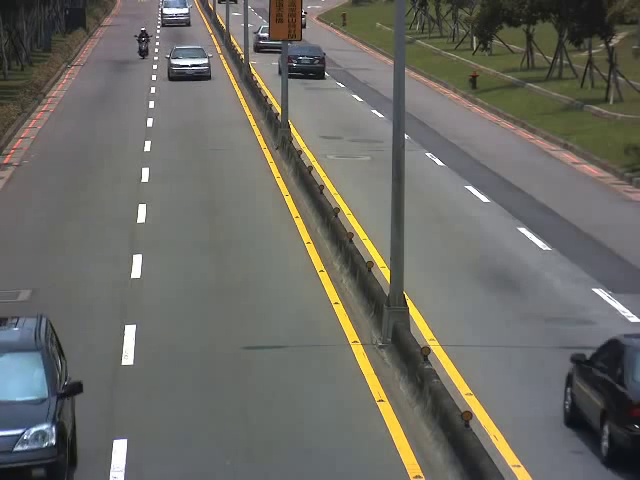
#> input picture frame 49 of traffic.avi, 640 x 480 px, given in place of video.mp4, which was not available
$ python main.py
#> lines starting #> are read from the running program, lines starting #| are printed output that depends on the picture; pictures that were not available may be replaced by others from this repository, and a replacement may not be noted
import cv2
import numpy as np
#import time
import vehicles

cap=cv2.VideoCapture("video.mp4")

fgbg=cv2.createBackgroundSubtractorMOG2()
kernalOp = np.ones((3,3),np.uint8)
kernalOp2 = np.ones((5,5),np.uint8)
kernalCl = np.ones((11,11),np.uint8)

font = cv2.FONT_HERSHEY_SIMPLEX
cars = []
max_p_age = 5
pid = 1
cnt_up=0
cnt_down=0
line_up=400
line_down=250
up_limit=230
down_limit=int(4.5*(500/5))


while(cap.isOpened()):
    ret,frame=cap.read()
#> frame is the input picture: shape (480, 640, 3); mean B, G, R 100.7, 106.6, 107.3
    frame=cv2.resize(frame,(800,500))
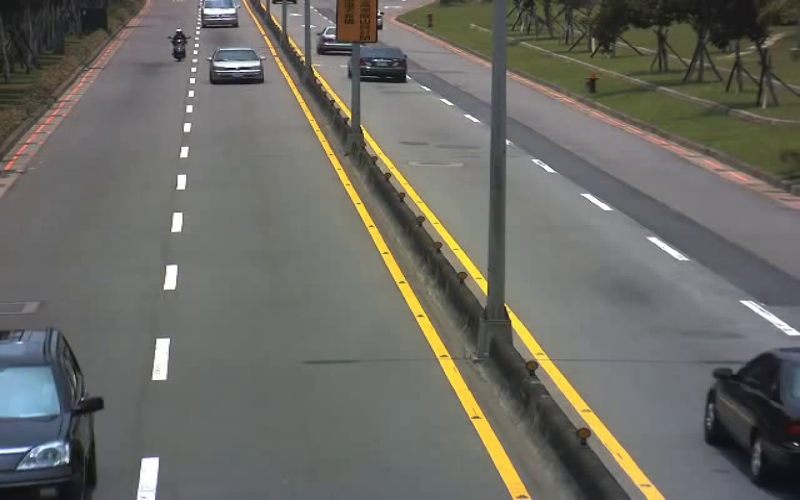
#> frame: shape (500, 800, 3); mean B, G, R 100.6, 106.5, 107.2
    for i in cars:
        i.age_one()
    fgmask=fgbg.apply(frame)
#> fgmask: shape (500, 800); every value is 127


    if ret==True:
        ret,imBin=cv2.threshold(fgmask,200,255,cv2.THRESH_BINARY)
#> imBin: shape (500, 800); every value is 0
        mask = cv2.morphologyEx(imBin, cv2.MORPH_OPEN, kernalOp) #Opening :E->D
        mask = cv2.morphologyEx(mask, cv2.MORPH_CLOSE, kernalCl) #Closing :D->E

        (contours0,hierarchy)=cv2.findContours(mask,cv2.RETR_EXTERNAL,cv2.CHAIN_APPROX_NONE) #Contour Extraction
#> contours0 = []
        for cnt in contours0:
            area=cv2.contourArea(cnt)

            if area>300:
                m=cv2.moments(cnt)

                cx=int(m['m10']/m['m00'])
                cy=int(m['m01']/m['m00'])
                x,y,w,h=cv2.boundingRect(cnt)


                new=True
                if cy in range(up_limit,down_limit):
                    for i in cars:
                        if abs(x - i.getX()) <= w and abs(y - i.getY()) <= h:
                            new = False
                            i.updateCoords(cx, cy)

                            if i.going_UP(line_down,line_up)==True:
                                cnt_up+=1
                                img=cv2.rectangle(frame,(x,y),(x+w,y+h),(0,255,0),2)
                                cv2.imwrite("./detected_vehicles/vehicleUP" + str(cnt_up) + ".png", img[y:y + h - 1, x:x+w])


                            elif i.going_DOWN(line_down,line_up)==True:
                                cnt_down+=1
                                img=cv2.rectangle(frame,(x,y),(x+w,y+h),(0,255,0),2)
                                cv2.imwrite("./detected_vehicles/vehicleDOWN" + str(cnt_down) + ".png", img[y:y + h - 1, x:x+w])


                            break
                        if i.getState()=='1':
                            if i.getDir()=='down'and i.getY()>down_limit:
                                i.setDone()
                            elif i.getDir()=='up'and i.getY()<up_limit:
                                i.setDone()
                        if i.timedOut():
                            index=cars.index(i)
                            cars.pop(index)
                            del i

                    if new==True:
                        p=vehicles.Car(pid,cx,cy,max_p_age)
                        cars.append(p)
                        pid+1
                #cv2.circle(frame, (cx, cy), 20, (0, 0, 255), 2)
                img=cv2.rectangle(frame,(x,y),(x+w,y+h),(0,255,0),2)
#> this loop made 0 passes
#> after the loop, cars = []; cnt_down = 0; cnt_up = 0


        for i in cars:
            cv2.putText(frame, str(i.getId()), (i.getX(), i.getY()), font, 0.3, (255,255,0), 1, cv2.LINE_AA)
            if line_down+20<= i.getY() <= line_up-20:
               a = (h + (.74*w)- 100)

               if a >= 0:
                     cv2.putText(frame, "BUS", (i.getX(), i.getY()), font, 1, (0,255,255), 2, cv2.LINE_AA)
               else:
                     cv2.putText(frame, "CAR", (i.getX(), i.getY()), font, 1, (0,0,255), 2, cv2.LINE_AA)


        str_up='UP: '+str(cnt_up)
#> str_up = 'UP: 0'
        str_down='DOWN: '+str(cnt_down)
#> str_down = 'DOWN: 0'


        frame=cv2.line(frame,(0,line_up),(900,line_up),(255,0,255),3,8) #Magenta
        frame=cv2.line(frame,(0,up_limit),(900,up_limit),(0,255,255),3,8) #Cyan
        frame=cv2.line(frame,(0,down_limit),(900,down_limit),(255,0,0),3,8) #Yellow
        frame = cv2.line(frame, (0, line_down), (900, line_down), (255, 0,0), 3, 8) #Blue


        cv2.putText(frame, str_up, (10, 40), font, 1, (0, 0, 0), 3)
        cv2.putText(frame, str_down, (10, 90), font, 1, (0, 0, 0), 3)
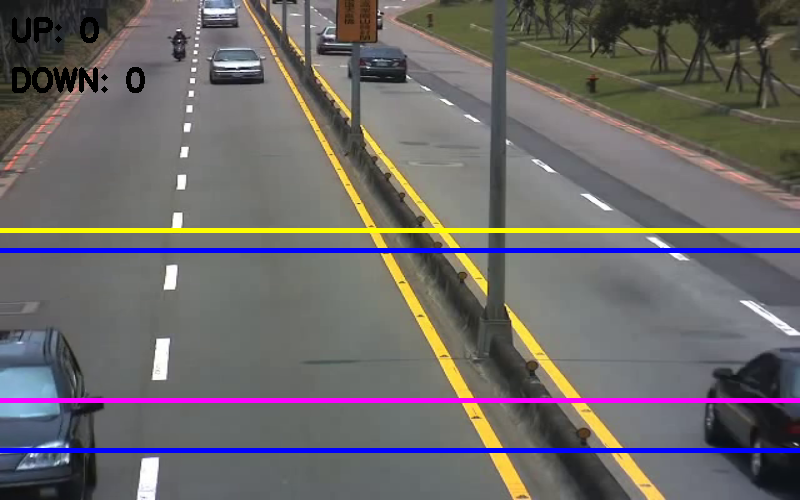
#> frame: shape (500, 800, 3); mean B, G, R 103.6, 104.2, 107.5

        cv2.imshow('Frame',frame)

        if cv2.waitKey(1)&0xff==ord('q'):
#> (key q is pressed here)
            break

    else:
        break

cap.release()
cv2.destroyAllWindows()

$ run again, starting later in the video
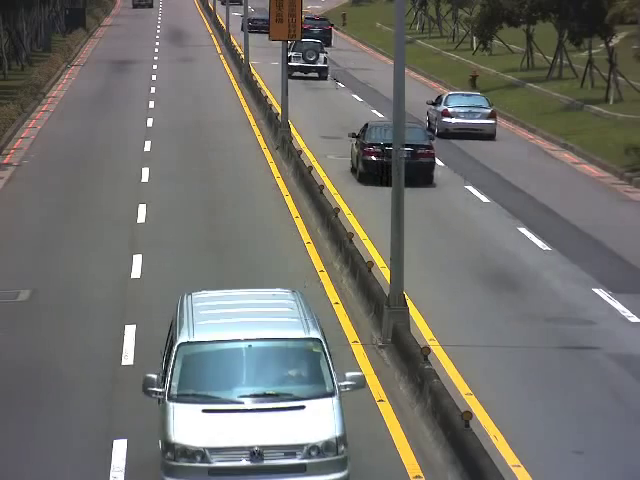
#> input picture frame 222 of traffic.avi, 640 x 480 px, given in place of video.mp4, which was not available
#> frame is the input picture: shape (480, 640, 3); mean B, G, R 109.6, 114, 114
#> `frame=cv2.resize(frame,(800,500))`:
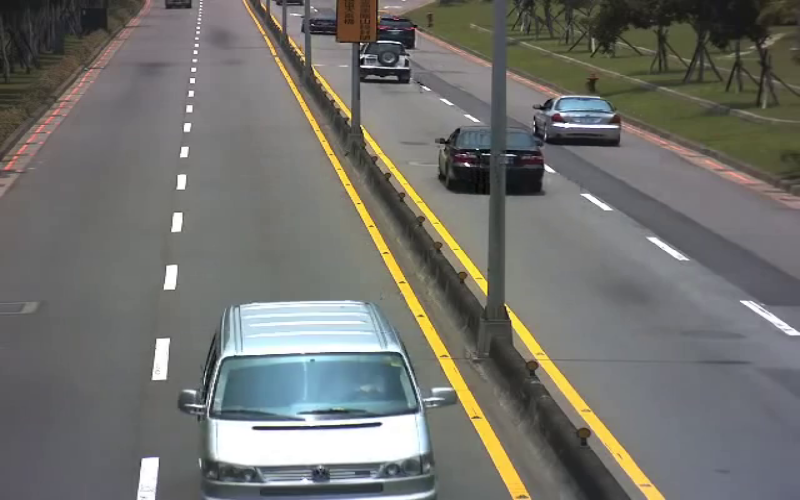
#> frame: shape (500, 800, 3); mean B, G, R 109.5, 113.9, 113.9
#> fgmask: shape (500, 800); every value is 127
#> imBin: shape (500, 800); every value is 0
#> contours0 = []
#> after the loop `for cnt in contours0:`: cnt_down = 0
#> str_up = 'UP: 0'
#> str_down = 'DOWN: 0'
#> `cv2.putText(frame, str_down, (10, 90), font, 1, (0, 0, 0), 3)`:
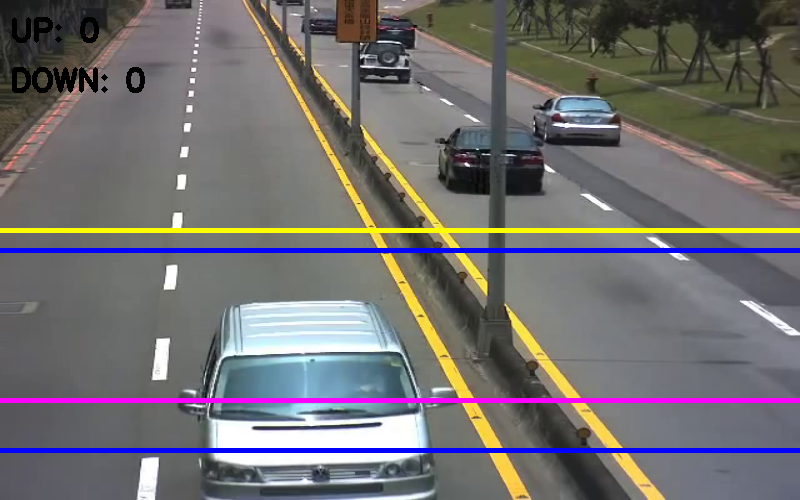
#> frame: shape (500, 800, 3); mean B, G, R 111.9, 111, 113.6

$ run again, starting later in the video
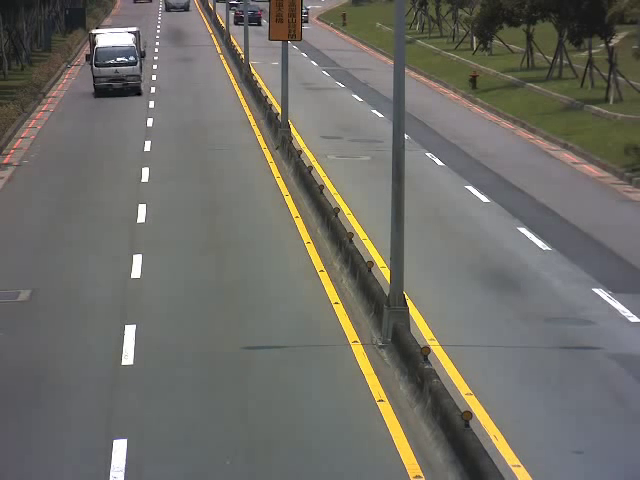
#> input picture frame 395 of traffic.avi, 640 x 480 px, given in place of video.mp4, which was not available
#> frame is the input picture: shape (480, 640, 3); mean B, G, R 103.3, 109.5, 110.6
#> `frame=cv2.resize(frame,(800,500))`:
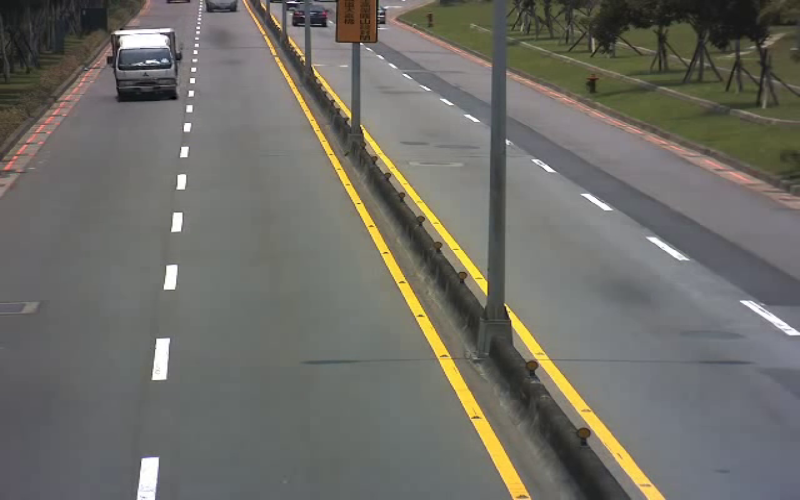
#> frame: shape (500, 800, 3); mean B, G, R 103.2, 109.4, 110.6
#> fgmask: shape (500, 800); every value is 127
#> imBin: shape (500, 800); every value is 0
#> contours0 = []
#> after the loop `for cnt in contours0:`: cnt_down = 0
#> str_up = 'UP: 0'
#> str_down = 'DOWN: 0'
#> `cv2.putText(frame, str_down, (10, 90), font, 1, (0, 0, 0), 3)`:
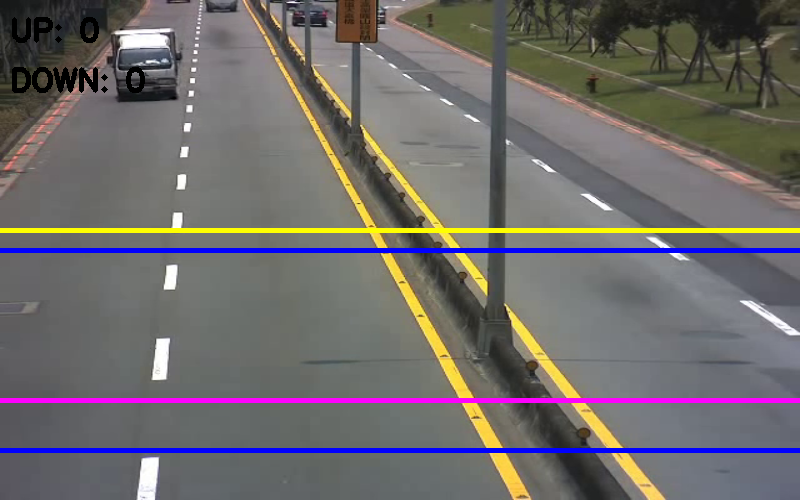
#> frame: shape (500, 800, 3); mean B, G, R 106.1, 107, 110.7
